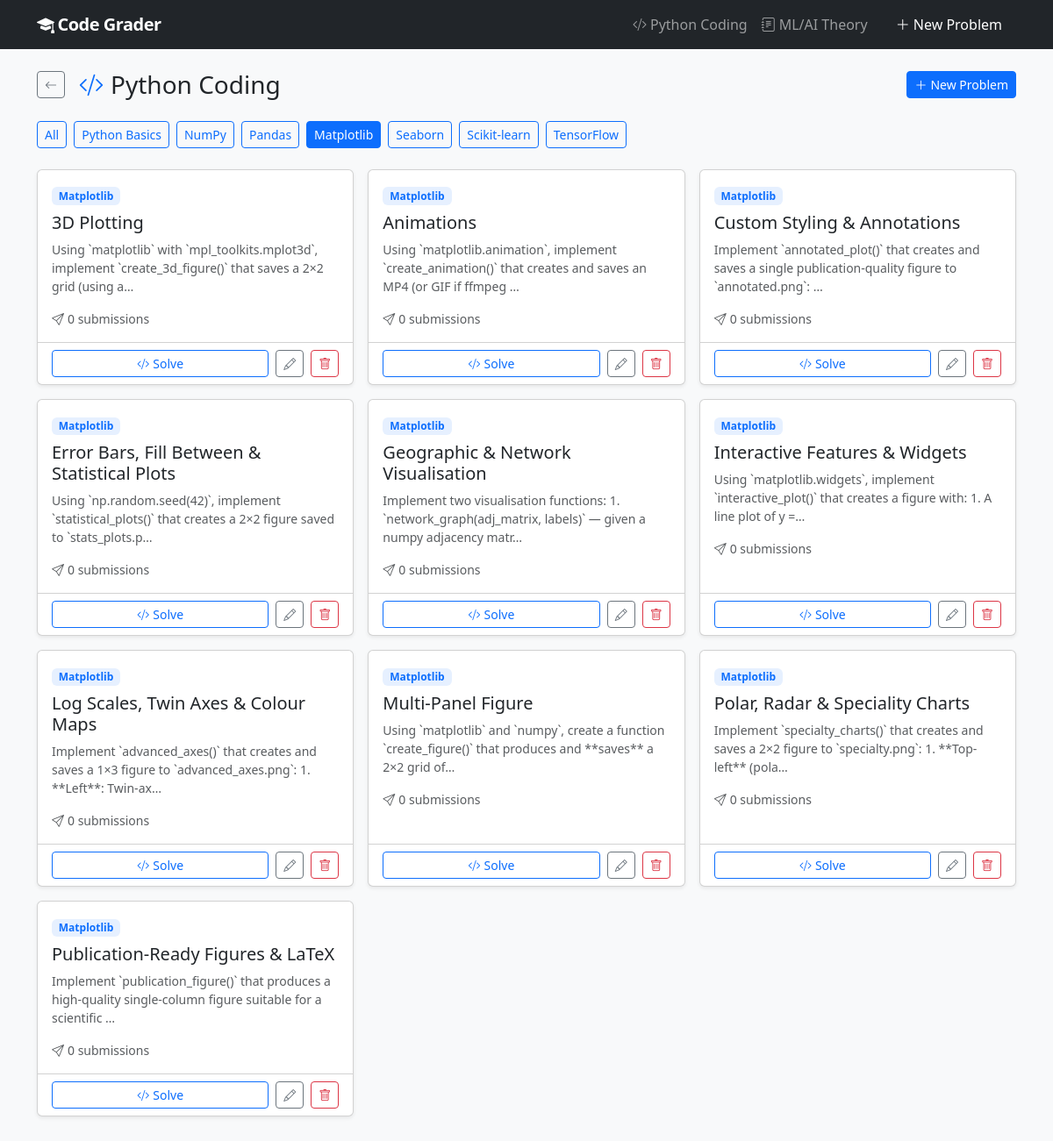
The app's page /coding/matplotlib/ with its own data.
### grader/models.py (models this page shows, shortened)
class Problem(models.Model):
    class Category(models.TextChoices):
        CODING = "coding", "Python Coding"
        THEORY = "theory", "ML/AI Theory"
    title = models.CharField(max_length=200)
    description = models.TextField(help_text="Full problem description shown to students.")
    grading_criteria = models.TextField(
        help_text="Criteria Claude will use to evaluate submissions."
    )
    example_input = models.TextField(blank=True)
    example_output = models.TextField(blank=True)
    category = models.CharField(
        max_length=20,
        choices=Category.choices,
        default=Category.CODING,
        db_index=True,
    )
    subject_area = models.CharField(
        max_length=50,
        choices=ALL_SUBJECT_AREAS,
        default="python_basics",
        db_index=True,
    )
    created_at = models.DateTimeField(auto_now_add=True)
    updated_at = models.DateTimeField(auto_now=True)
    class Meta:
        ordering = ["subject_area", "title"]
    @property
    def subject_label(self):
        return dict(ALL_SUBJECT_AREAS).get(self.subject_area, self.subject_area)

### grader/views.py (the view)
# urls.py: path("coding/", views.coding_list, name="coding_list"),
def coding_list(request, subject=None):
    qs = Problem.objects.filter(category="coding")
    active_subject = subject
    if subject:
        qs = qs.filter(subject_area=subject)
    return render(request, "grader/problem_list.html", {
        "problems": qs,
        "category": "coding",
        "category_label": "Python Coding",
        "subjects": CODING_SUBJECT_AREAS,
        "active_subject": active_subject,
        "accent": "primary",
        "icon": "bi-code-slash",
        "back_url": "coding_list",
    })

### templates/grader/problem_list.html (shortened to what this page needs)
{% extends "base.html" %}
{% block content %}
<div class="d-flex align-items-center mb-4 gap-3 flex-wrap">
  <a href="{% url 'home' %}" class="btn btn-sm btn-outline-secondary">
    <i class="bi bi-arrow-left"></i>
  </a>
  <h1 class="h3 mb-0 flex-grow-1">
    <i class="bi {{ icon }} me-2 text-{{ accent }}"></i>{{ category_label }}
  </h1>
  <a href="{% url 'problem_create' %}" class="btn btn-sm btn-{{ accent }}">
    <i class="bi bi-plus-lg me-1"></i>New Problem
  </a>
</div>
<div class="mb-4">
  <div class="d-flex flex-wrap gap-2">
    <a href="{% if category == 'coding' %}{% url 'coding_list' %}{% else %}{% url 'theory_list' %}{% endif %}"
       class="btn btn-sm {% if not active_subject %}btn-{{ accent }}{% else %}btn-outline-{{ accent }}{% endif %}">
      All
    </a>
    {% for s, label in subjects %}
    <a href="{% if category == 'coding' %}{% url 'coding_list_subject' s %}{% else %}{% url 'theory_list_subject' s %}{% endif %}"
       class="btn btn-sm {% if active_subject == s %}btn-{{ accent }}{% else %}btn-outline-{{ accent }}{% endif %}">
      {{ label }}
    </a>
    {% endfor %}
  </div>
</div>
{% if problems %}
<div class="row g-3">
  {% for problem in problems %}
  <div class="col-md-6 col-lg-4">
    <div class="card h-100 shadow-sm">
      <div class="card-body">
        <div class="mb-2">
          <span class="badge bg-{{ accent }} bg-opacity-10 text-{{ accent }} small">
            {{ problem.subject_label }}
          </span>
        </div>
        <h5 class="card-title">
          {{ problem.title|cut:"[Python Basics] "|cut:"[NumPy] "|cut:"[Pandas] "|cut:"[Matplotlib] "|cut:"[Seaborn] "|cut:"[Scikit-learn] "|cut:"[TensorFlow] "|cut:"[Regression] "|cut:"[Trees & Forests] "|cut:"[Classification] "|cut:"[Neural Networks] "|cut:"[Generative AI] " }}
        </h5>
        <p class="card-text text-muted small">
          {{ problem.description|truncatechars:110 }}
        </p>
        <div class="d-flex gap-2 text-muted small mt-2">
          <span><i class="bi bi-send me-1"></i>{{ problem.submissions.count }} submission{{ problem.submissions.count|pluralize }}</span>
        </div>
      </div>
      <div class="card-footer bg-transparent d-flex gap-2">
        <a href="{% url 'problem_detail' problem.pk %}" class="btn btn-sm btn-outline-{{ accent }} flex-grow-1">
          {% if category == 'theory' %}<i class="bi bi-pencil-square me-1"></i>Answer
          {% else %}<i class="bi bi-code-slash me-1"></i>Solve
          {% endif %}
        </a>
        <a href="{% url 'problem_edit' problem.pk %}" class="btn btn-sm btn-outline-secondary">
          <i class="bi bi-pencil"></i>
        </a>
        <a href="{% url 'problem_delete' problem.pk %}" class="btn btn-sm btn-outline-danger">
          <i class="bi bi-trash"></i>
        </a>
      </div>
    </div>
  </div>
  {% endfor %}
</div>
{% endif %}
{% endblock %}

### templates/base.html (style rules this page uses)
body { background-color: #f8f9fa; }

### records on screen
Problem: subject_label "Matplotlib", title "3D Plotting", description "Using `matplotlib` with `mpl_toolkits.mplot3d`, implement `create_3d_figure()` that saves a 2×2 grid (using a…", submissions.count "0"
Problem: subject_label "Matplotlib", title "Animations", description "Using `matplotlib.animation`, implement `create_animation()` that creates and saves an MP4 (or GIF if ffmpeg …", submissions.count "0"
Problem: subject_label "Matplotlib", title "Custom Styling & Annotations", description "Implement `annotated_plot()` that creates and saves a single publication-quality figure to `annotated.png`: …", submissions.count "0"
Problem: subject_label "Matplotlib", title "Error Bars, Fill Between & Statistical Plots", description "Using `np.random.seed(42)`, implement `statistical_plots()` that creates a 2×2 figure saved to `stats_plots.p…", submissions.count "0"
Problem: subject_label "Matplotlib", title "Geographic & Network Visualisation", description "Implement two visualisation functions: 1. `network_graph(adj_matrix, labels)` — given a numpy adjacency matr…", submissions.count "0"
Problem: subject_label "Matplotlib", title "Interactive Features & Widgets", description "Using `matplotlib.widgets`, implement `interactive_plot()` that creates a figure with: 1. A line plot of y =…", submissions.count "0"
Problem: subject_label "Matplotlib", title "Log Scales, Twin Axes & Colour Maps", description "Implement `advanced_axes()` that creates and saves a 1×3 figure to `advanced_axes.png`: 1. **Left**: Twin-ax…", submissions.count "0"
Problem: subject_label "Matplotlib", title "Multi-Panel Figure", description "Using `matplotlib` and `numpy`, create a function `create_figure()` that produces and **saves** a 2×2 grid of…", submissions.count "0"
Problem: subject_label "Matplotlib", title "Polar, Radar & Speciality Charts", description "Implement `specialty_charts()` that creates and saves a 2×2 figure to `specialty.png`: 1. **Top-left** (pola…", submissions.count "0"
Problem: subject_label "Matplotlib", title "Publication-Ready Figures & LaTeX", description "Implement `publication_figure()` that produces a high-quality single-column figure suitable for a scientific …", submissions.count "0"

### other values on screen
{{ category_label }} "Python Coding"
{{ label }} "Python Basics" "NumPy" "Pandas" "Matplotlib" "Seaborn" "Scikit-learn" "TensorFlow"
